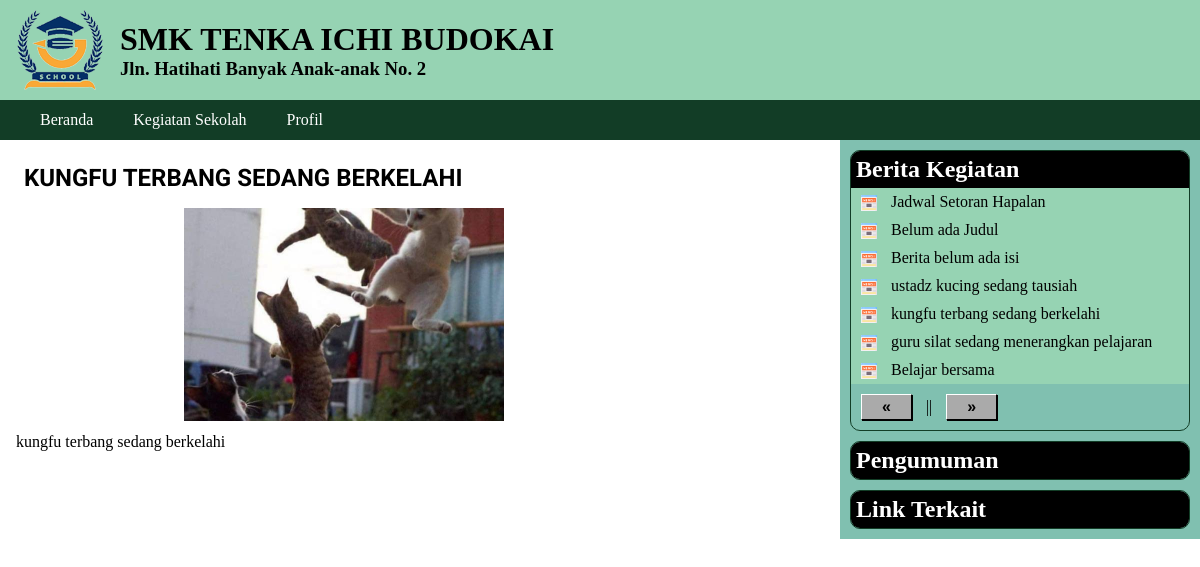
The app's page /kegiatan.php?id=3 with its own data.
### tables this page shows
CREATE TABLE `kegiatan` (
  `ID_kegiatan` int(10) NOT NULL,
  `judul_kegiatan` varchar(200) NOT NULL,
  `artikel_kegiatan` text NOT NULL,
  `tgl_upload` datetime NOT NULL,
  `ID_admin` int(2) NOT NULL
);

CREATE TABLE `foto_kegiatan` (
  `ID` int(10) NOT NULL,
  `ID_kegiatan` int(10) NOT NULL,
  `foto` varchar(100) NOT NULL,
  `caption` varchar(255) NOT NULL
);

### kegiatan.php (the view, shortened to what this page needs)
<?php
include "admin/config.php";
include "admin/functions.php";
$p = isset($_GET['p'])? $_GET['p'] : 1;
$limit = 20;
$start = ($p-1) * $limit;
$sql2 = " SELECT ID_kegiatan,
                 judul_kegiatan
          FROM kegiatan
          ORDER BY ID_kegiatan DESC
          LIMIT $start, $limit ";
$hasil2 = get_data($sql2);
$sql_total = " SELECT COUNT(*) AS totaldata
               FROM kegiatan ";
$hasil_total = get_data($sql_total);
$total = $hasil_total[0]["totaldata"];
$total_halaman = ceil($total / $limit);
include "header.php";
?>
<main>
<section>
<?php
if (isset($_GET["id"])) {
 $id = $_GET["id"];
 $sql3 = " SELECT * FROM kegiatan
           WHERE ID_kegiatan = $id";
 $hasil3 = get_data($sql3);
 $berita = $hasil3[0];
 $sql4 = " SELECT * FROM foto_kegiatan
           WHERE ID_kegiatan = $id";
 $listfoto = get_data($sql4);
 echo "<h1>$berita[judul_kegiatan]</h1>";
 if (isset($listfoto[0])){
  $gambar = $listfoto[0]['foto'];
  cetak_foto( $gambar );
 }
 echo "<div>$berita[artikel_kegiatan]</div> ";
}
?>
</section>
<aside>
 <div class='widget'>
   <h2>Berita Kegiatan</h2>
   <ul class='daftar_link'>
<?php
for($i=0; $i<count($hasil2); $i++) {
    $id_kegiatan = $hasil2[$i]["ID_kegiatan"];
    $judul = $hasil2[$i]["judul_kegiatan"];
    echo "<li>
    <a href='kegiatan.php?id=$id_kegiatan'>
    $judul</a></li> ";
}
?>
   </ul>
<?php
if ($p > 1) {
  $prev_p = $p - 1;
  $href = "kegiatan.php?p=$prev_p";
}
else {
  $href = "";
}
echo "<a href='$href' class='tombol'>
      &laquo; </a>";
echo " || ";
$next_p = $p + 1;
if ($next_p > $total_halaman)
   $href = "";
else
   $href = "kegiatan.php?p=$next_p";
echo "<a href='$href' class='tombol'>
      &raquo; </a>";
?>
 </div>
 <div class='widget'>
  <h2>Pengumuman</h2>
 </div>
 <div class='widget'>
  <h2>Link Terkait</h2>
 </div>
</aside>
</main>
</body>
</html>

### admin/functions.php (shortened to what this page needs)
<?php
function get_data( $sql ) {
    global $koneksi;
    $hasil = array();
    $query = mysqli_query($koneksi, $sql);
    if (mysqli_num_rows($query) == 0) {
        return $hasil;
    }
    else
    {
        while( $row = mysqli_fetch_assoc($query)){
            $hasil[] = $row;
        }
        return $hasil;
    }
}
function cetak_foto($gambar) {
    echo "<blockquote>
    <a href=\"javascript:buka_popup('upload/$gambar')\">
    <img src='upload/$gambar' width='50%'>
    </a>
    </blockquote>";
}

### style.css (style rules this page uses)
* { margin:0; padding:0; }
main { display: flex; justify-content: space-between; }
main section { padding: 1rem; text-align: justify; max-width: 70%; }
blockquote { padding:0.5rem; text-align: center; }
section h1 { padding: 0.5rem; text-transform: uppercase; font-family: 'Roboto', sans-serif; }
aside { width: 30%; background:#80c0b0; height: 100%; }
.widget { margin: 10px; border-radius: 10px; border:1px solid #123d26; overflow: hidden; }
.widget h2 { background:black; color:white; padding:5px; font-family:Tahoma; }
.daftar_link { list-style: none; }
.daftar_link li { background:#96d3b3; }
.daftar_link li::before { content: ''; display: inline-block; height: 16px; width: 16px; background-size: cover; background-image: url('images/icon-news.png'); background-repeat: no-repeat; margin-left: 10px; background-position: center center; vertical-align: middle; }
.daftar_link li a { display:inline-block; padding:5px 10px; text-decoration: none; color:black; }
.tombol { display: inline-block; background-color: #aaa; color: black; font-weight: 900; font-family: Arial; padding: 3px 20px; box-shadow: 1px 1px 0 black; text-decoration: none; margin:10px; border-left: 1px solid white; border-top: 1px solid white; border-right: 1px solid black; border-bottom: 1px solid black; }

### records on screen
kegiatan: judul_kegiatan "KUNGFU TERBANG SEDANG BERKELAHI", artikel_kegiatan "kungfu terbang sedang berkelahi", judul_kegiatan "kungfu terbang sedang berkelahi"
foto_kegiatan: foto (picture)
kegiatan: judul_kegiatan "Jadwal Setoran Hapalan"
kegiatan: judul_kegiatan "Belum ada Judul"
kegiatan: judul_kegiatan "Berita belum ada isi"
kegiatan: judul_kegiatan "ustadz kucing sedang tausiah"
kegiatan: judul_kegiatan "guru silat sedang menerangkan pelajaran"
kegiatan: judul_kegiatan "Belajar bersama"
